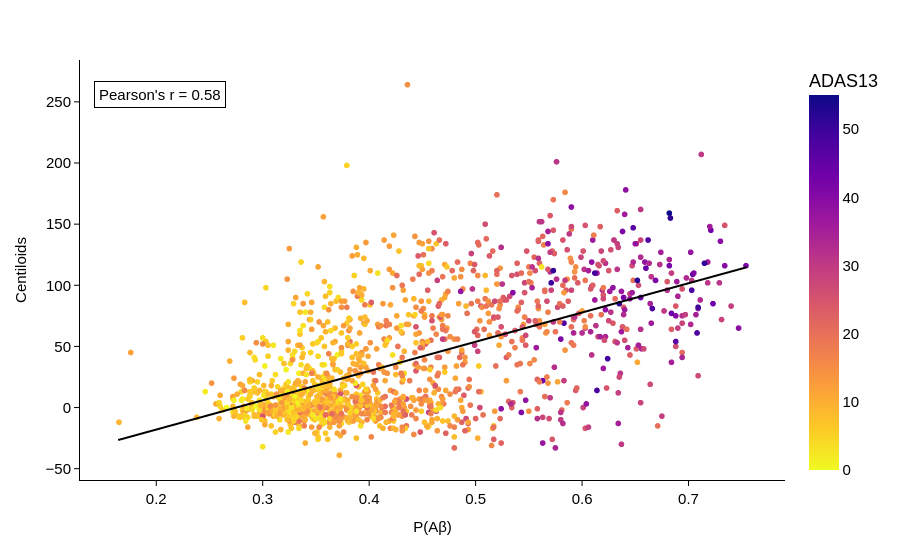

The notebook cell saved with this chart:
### Code cell
fontsize = 15
fig = go.Figure()

fig = px.scatter(x=adas_data["amy_label_prob"], y=adas_data["amy_CENTILOIDS"],
                 color=adas_data["bat_TOTAL13"],
                 labels={'x': 'P(AB)', 'y': 'Centiloids', 'color': 'ADAS13'}, 
                 color_continuous_scale='Plasma_r') 


slope, intercept, r_value, p_value, std_err = linregress(adas_data["amy_label_prob"], adas_data["amy_CENTILOIDS"])

fig.add_trace(go.Scattergl(x=adas_data["amy_label_prob"], y=intercept + slope * adas_data["amy_label_prob"],
                           mode='lines', name='Regression Line',
                           line=dict(color='black', width=2)))

fig.update_layout(
    plot_bgcolor='white', 
    paper_bgcolor='white',
    xaxis=dict(
        title='P(Aβ)',
        title_font=dict(size=fontsize, family='Arial, sans-serif', color='black'),
        linecolor='black', 
        showgrid=False,
        ticks='outside', 
        tickcolor='black',
    ),
    yaxis=dict(
        title='Centiloids',
        title_font=dict(size=fontsize, family='Arial, sans-serif', color='black'),
        linecolor='black',
        showgrid=False,
        gridcolor='lightgrey', 
        gridwidth=0.5,
        ticks='outside',
        tickcolor='black',
    ),
    legend=dict(
        title_text='ADAS-13',
        title_font=dict(size=fontsize, family='Arial, sans-serif', color='black'),
        font=dict(size=fontsize, family='Arial, sans-serif', color='black')
    ),
    font=dict(
        family="Arial, sans-serif",
        size=fontsize,
        color="black"
    )
)

fig.add_annotation(x=0.02, y=0.95, xref="paper", yref="paper",
                   text=f"Pearson's r = {pear_correlation:.2f}", showarrow=False,
                   font=dict(family="Arial, sans-serif", size=fontsize, color="black"),
                   bgcolor="white", bordercolor="black", borderwidth=1, borderpad=4,
                   align="left")


for trace in fig.data:
    trace.showlegend = False

fig_width_inch = 2
fig_height_inch = 1
dpi = 300

fig_width_px = fig_width_inch * dpi
fig_height_px = fig_height_inch * dpi
fig.show()

pio.write_image(fig, 'pdf_plots/fig3a.pdf',width=fig_width_px, height=fig_height_px)

### Figure 1 — Plotly figure (JSON) as saved in the notebook; plotly's stock layout.template omitted (floating-point values rounded to 4 significant figures; data arrays with more than 128 entries replaced by an {"elided": "..."} marker saying what was removed)
{"data": [{"hovertemplate": "P(AB)=%{x}<br>Centiloids=%{y}<br>ADAS13=%{marker.color}<extra></extra>", "legendgroup": "", "marker": {"color": {"elided": "1392 float values"}, "coloraxis": "coloraxis", "symbol": "circle"}, "mode": "markers", "name": "", "showlegend": false, "type": "scattergl", "x": {"elided": "1392 float values"}, "xaxis": "x", "y": {"elided": "1392 int values"}, "yaxis": "y"}, {"line": {"color": "black", "width": 2}, "mode": "lines", "name": "Regression Line", "showlegend": false, "type": "scattergl", "x": {"elided": "1392 float values"}, "y": {"elided": "1392 float values"}}], "layout": {"annotations": [{"align": "left", "bgcolor": "white", "bordercolor": "black", "borderpad": 4, "borderwidth": 1, "font": {"color": "black", "family": "Arial, sans-serif", "size": 15}, "showarrow": false, "text": "Pearson's r = 0.58", "x": 0.02, "xref": "paper", "y": 0.95, "yref": "paper"}], "coloraxis": {"colorbar": {"title": {"text": "ADAS13"}}, "colorscale": [[0, "#f0f921"], [0.1111, "#fdca26"], [0.2222, "#fb9f3a"], [0.3333, "#ed7953"], [0.4444, "#d8576b"], [0.5556, "#bd3786"], [0.6667, "#9c179e"], [0.7778, "#7201a8"], [0.8889, "#46039f"], [1, "#0d0887"]]}, "font": {"color": "black", "family": "Arial, sans-serif", "size": 15}, "legend": {"font": {"color": "black", "family": "Arial, sans-serif", "size": 15}, "title": {"font": {"color": "black", "family": "Arial, sans-serif", "size": 15}, "text": "ADAS-13"}, "tracegroupgap": 0}, "margin": {"t": 60}, "paper_bgcolor": "white", "plot_bgcolor": "white", "xaxis": {"anchor": "y", "domain": [0, 1], "linecolor": "black", "showgrid": false, "tickcolor": "black", "ticks": "outside", "title": {"font": {"color": "black", "family": "Arial, sans-serif", "size": 15}, "text": "P(Aβ)"}}, "yaxis": {"anchor": "x", "domain": [0, 1], "gridcolor": "lightgrey", "gridwidth": 0.5, "linecolor": "black", "showgrid": false, "tickcolor": "black", "ticks": "outside", "title": {"font": {"color": "black", "family": "Arial, sans-serif", "size": 15}, "text": "Centiloids"}}}}
